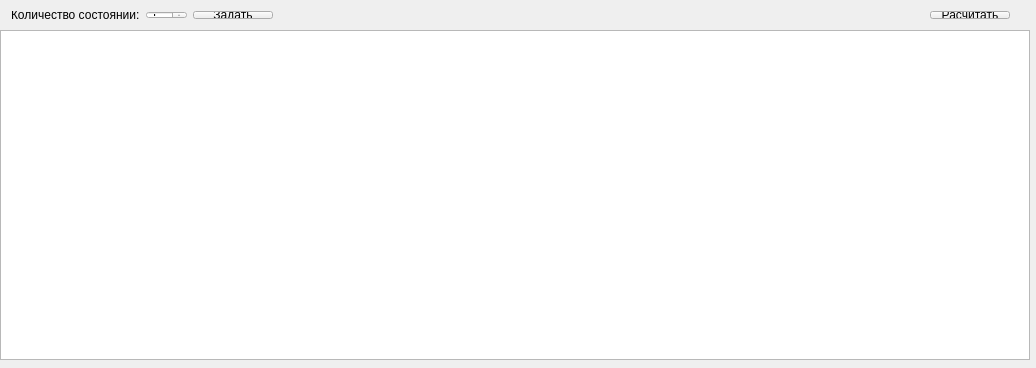
<?xml version="1.0" encoding="UTF-8"?>
<ui version="4.0">
 <class>MainWindow</class>
 <widget class="QMainWindow" name="MainWindow">
  <property name="geometry">
   <rect>
    <x>0</x>
    <y>0</y>
    <width>1036</width>
    <height>368</height>
   </rect>
  </property>
  <property name="windowTitle">
   <string>Среднее время для каждого состояния</string>
  </property>
  <widget class="QWidget" name="centralWidget">
   <widget class="QTableWidget" name="m_matrixTable">
    <property name="geometry">
     <rect>
      <x>0</x>
      <y>30</y>
      <width>1030</width>
      <height>330</height>
     </rect>
    </property>
    <property name="rowCount">
     <number>0</number>
    </property>
    <property name="columnCount">
     <number>0</number>
    </property>
   </widget>
   <widget class="QWidget" name="">
    <property name="geometry">
     <rect>
      <x>0</x>
      <y>0</y>
      <width>1021</width>
      <height>30</height>
     </rect>
    </property>
    <layout class="QHBoxLayout" name="horizontalLayout_2">
     <item>
      <layout class="QHBoxLayout" name="horizontalLayout">
       <item>
        <widget class="QLabel" name="label">
         <property name="text">
          <string>Количество состояний:</string>
         </property>
        </widget>
       </item>
       <item>
        <widget class="QSpinBox" name="m_num">
         <property name="minimum">
          <number>1</number>
         </property>
         <property name="maximum">
          <number>10</number>
         </property>
        </widget>
       </item>
       <item>
        <widget class="QPushButton" name="m_makeMatrix">
         <property name="text">
          <string>Задать</string>
         </property>
        </widget>
       </item>
      </layout>
     </item>
     <item>
      <spacer name="horizontalSpacer">
       <property name="orientation">
        <enum>Qt::Horizontal</enum>
       </property>
       <property name="sizeHint" stdset="0">
        <size>
         <width>40</width>
         <height>20</height>
        </size>
       </property>
      </spacer>
     </item>
     <item>
      <widget class="QPushButton" name="pushButton">
       <property name="text">
        <string>Расчитать</string>
       </property>
      </widget>
     </item>
    </layout>
   </widget>
  </widget>
 </widget>
 <layoutdefault spacing="6" margin="11"/>
 <resources/>
 <connections/>
</ui>
